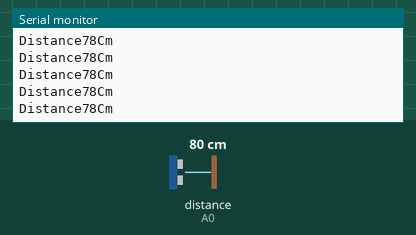
Bench run of a sketch on a simulated Arduino Uno, built with avr-gcc and run on an emulated ATmega328P. Shown: the last lines printed to the serial monitor. Wiring (inferred from the names in the program): ultrasonic range finder: trigger pin 9; echo A0. Inputs (shaded band) come from the test bench; at power-on: distance to the obstacle (sensor on A0) 80 cm. The echo pulse lasts 58.3 µs per cm.

Above: at 1.2 s.
1.3 s: distance to the obstacle (sensor on A0) set to 2 cm
At 2.2 s:
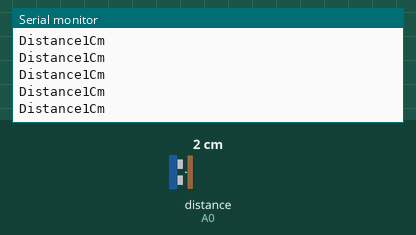
4.3 s: distance to the obstacle (sensor on A0) set to 120 cm
At 5.3 s:
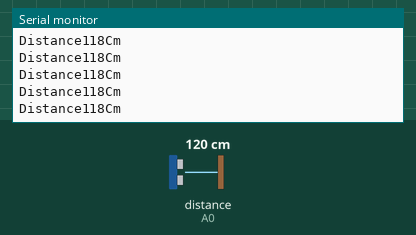
7.3 s: distance to the obstacle (sensor on A0) set to 18 cm
At 8.2 s:
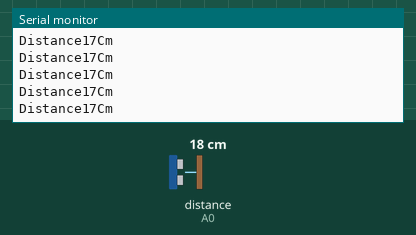
10.3 s: distance to the obstacle (sensor on A0) set to 4 cm
At 11.3 s:
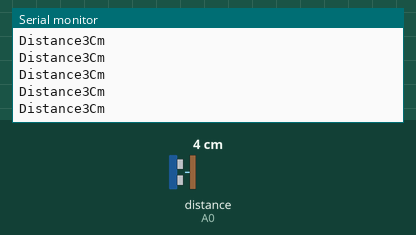
13.3 s: distance to the obstacle (sensor on A0) set to 35 cm
At 14.1 s:
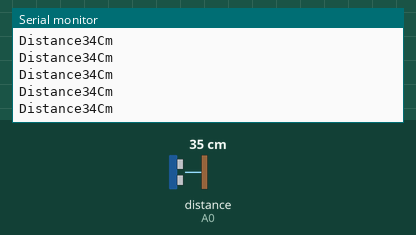
Timing chart, 0 to 16.3 s (numbered marks = the images above; inputs shaded):
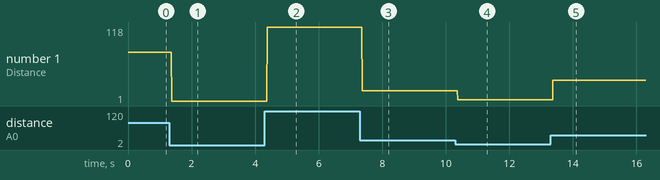

The sketch:

UltrasonicSensorUno.ino
```cpp
#define echoPin A0
#define trigPin 9

long duration;
int distance;

void setup() {
  pinMode(trigPin, OUTPUT);
  pinMode(echoPin, INPUT);
  Serial.begin(9600);
}

void loop() {
  //Clears the TrigPin condition
  digitalWrite(trigPin, LOW);
  delayMicroseconds(2);
  //Set the trigPin HIGH (ACTIVE) for 10Microseconds
  digitalWrite(trigPin, HIGH);
  delayMicroseconds(10);
  digitalWrite(trigPin, LOW);
  //Reads EchoPin, returns the sound wave travel...
  duration = pulseIn(echoPin, HIGH);
  //Calcutaion Distance
  distance = duration * 0.034/2;
  //Display th distance on the Serial Monitr
  Serial.print("Distance");
  Serial.print(distance);
  Serial.println("Cm");
}
```

Measured:
- after the input at 1.3 s, the serial monitor: prints a new line after 0.07 s (image 1)
- after the input at 4.3 s, the serial monitor: prints a new line after 0.08 s (image 2)
- after the input at 7.3 s, the serial monitor: prints a new line after 0.07 s (image 3)
- after the input at 10.3 s, the serial monitor: prints a new line after 0.07 s (image 4)
- after the input at 13.3 s, the serial monitor: prints a new line after 0.07 s (image 5)
- plotted number 1: 78 → 1 after the input at 1.3 s, 1 → 118 after the input at 4.3 s, 118 → 17 after the input at 7.3 s, 17 → 3 after the input at 10.3 s, 3 → 34 after the input at 13.3 s
